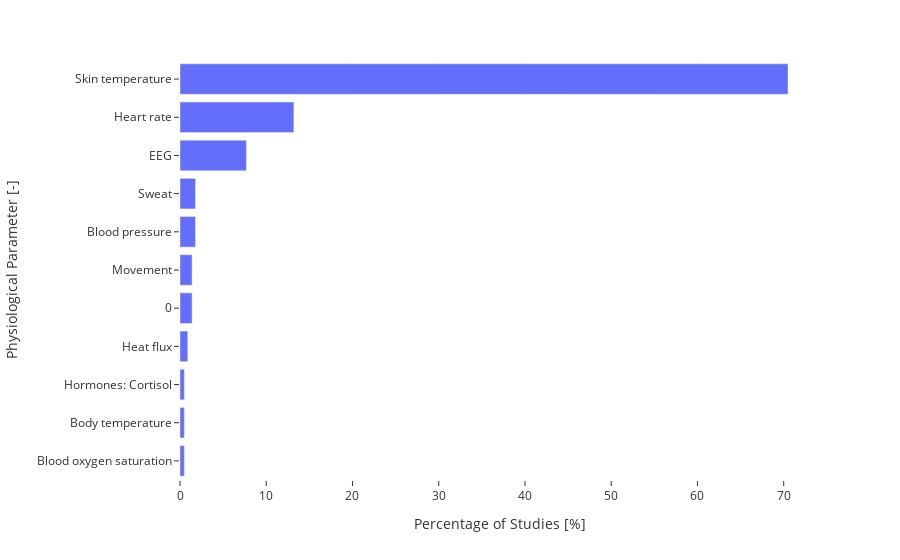

The code cell stored with this chart in its notebook:
### Markdown cell above
## Measurement

### Code cell
parameter_counts = df.groupby("physio-parameter")["exp-id"].nunique()
total_experiments = len(unique_studies)

parameter_counts = parameter_counts.reset_index(name="exp-id count")
parameter_counts["exp-id percentage"] = (
    parameter_counts["exp-id count"] / total_experiments
) * 100
parameter_counts_sorted = parameter_counts.round(1).sort_values(
    "exp-id percentage", ascending=True
)

fig = px.bar(
    parameter_counts_sorted,
    x="exp-id percentage",
    y="physio-parameter",
    labels={
        "physio-parameter": "Physiological Parameter [-]",
        "exp-id percentage": "Percentage of Studies",
    },
    orientation='h'
)

fig.update_layout(
    xaxis_title="Percentage of Studies [%]",
    yaxis_title="Physiological Parameter [-]",
    template=CHART_LAYOUT.template.value,
)

fig.show()

### Figure 1 — Plotly figure (JSON) as saved in the notebook; plotly's stock layout.template omitted (floating-point values rounded to 4 significant figures)
{"data": [{"alignmentgroup": "True", "hovertemplate": "Percentage of Studies=%{x}<br>Physiological Parameter [-]=%{y}<extra></extra>", "legendgroup": "", "marker": {"color": "#636efa", "pattern": {"shape": ""}}, "name": "", "offsetgroup": "", "orientation": "h", "showlegend": false, "textposition": "auto", "type": "bar", "x": [0.5, 0.5, 0.5, 0.9, 1.4, 1.4, 1.8, 1.8, 7.7, 13.2, 70.5], "xaxis": "x", "y": ["Blood oxygen saturation", "Body temperature", "Hormones: Cortisol", "Heat flux", 0, "Movement", "Blood pressure", "Sweat", "EEG", "Heart rate", "Skin temperature"], "yaxis": "y"}], "layout": {"barmode": "relative", "legend": {"tracegroupgap": 0}, "margin": {"t": 60}, "xaxis": {"anchor": "y", "domain": [0, 1], "title": {"text": "Percentage of Studies [%]"}}, "yaxis": {"anchor": "x", "domain": [0, 1], "title": {"text": "Physiological Parameter [-]"}}}}
